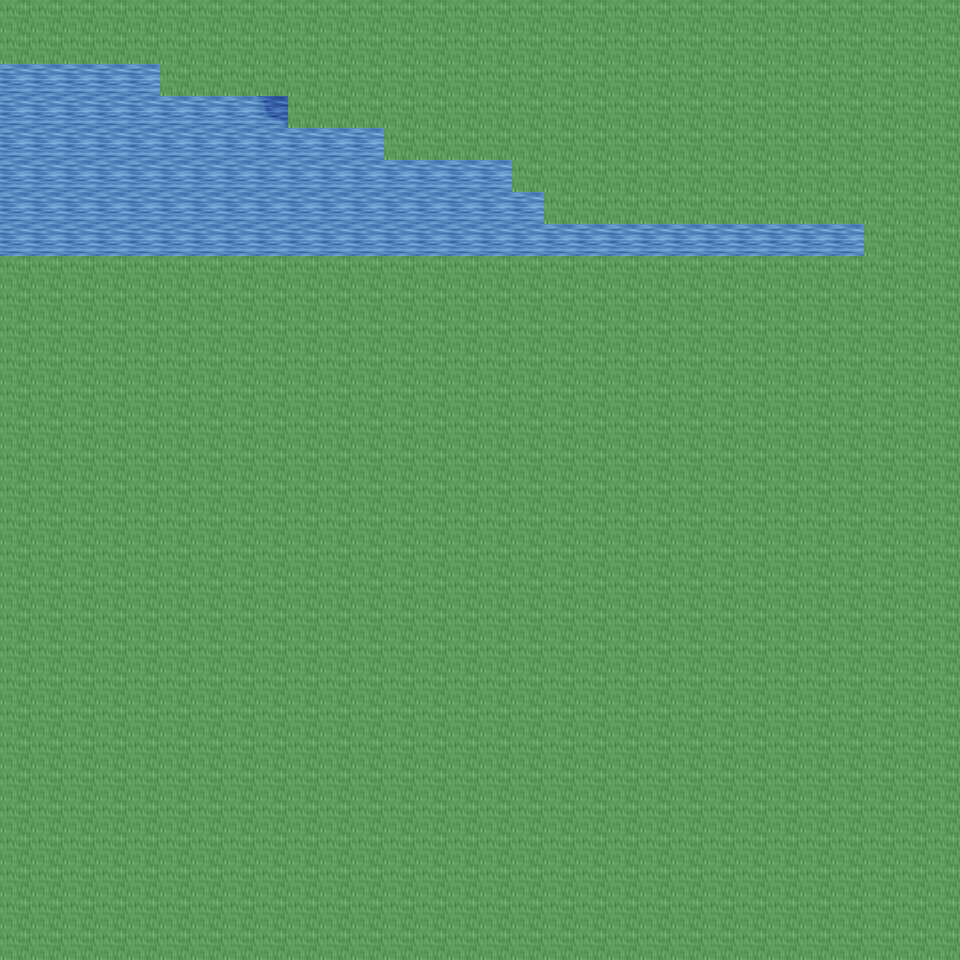

The image is a tile-based game level rendered from a .tmx file. Its description and source (layers, tilesets, objects; grid data summarised) follow:
An orthogonal 30x30 tile map with 32x32 px tiles, 6 tile layers (Ground, Object, Object2, Above, ...), 16 tilesets.

<map version="1.0" orientation="orthogonal" renderorder="right-down" width="30" height="30" tilewidth="32" tileheight="32" nextobjectid="1">
  <tileset firstgid="1" name="tileset_ground_ground" tilewidth="32" tileheight="32" tilecount="33" columns="3">
    <image source="../drawable/tileset_ground_ground.png" width="96" height="352" />
  </tileset>
  <tileset firstgid="34" name="tileset_ground_water_pool" tilewidth="32" tileheight="32" tilecount="72" columns="3">
    <image source="../drawable/tileset_ground_water_pool.png" width="96" height="768" />
  </tileset>
  <tileset firstgid="106" name="tileset_ground_ridge_earth_dark" tilewidth="32" tileheight="32" tilecount="96" columns="12">
    <image source="../drawable/tileset_ground_ridge_earth_dark.png" width="384" height="256" />
  </tileset>
  <tileset firstgid="202" name="tileset_ground_grass_edges" tilewidth="32" tileheight="32" tilecount="36" columns="12">
    <image source="../drawable/tileset_ground_grass_edges.png" width="384" height="96" />
  </tileset>
  <tileset firstgid="238" name="tileset_ground_earth_edges" tilewidth="32" tileheight="32" tilecount="18" columns="6">
    <image source="../drawable/tileset_ground_earth_edges.png" width="192" height="96" />
  </tileset>
  <tileset firstgid="256" name="tileset_ground_grass_corners" tilewidth="32" tileheight="32" tilecount="24" columns="6">
    <image source="../drawable/tileset_ground_grass_corners.png" width="192" height="128" />
  </tileset>
  <tileset firstgid="280" name="tileset_plant_grasses" tilewidth="32" tileheight="32" tilecount="6" columns="3">
    <image source="../drawable/tileset_plant_grasses.png" width="96" height="64" />
  </tileset>
  <tileset firstgid="286" name="tileset_plant_flower_daisy_blue" tilewidth="32" tileheight="32" tilecount="8" columns="2">
    <image source="../drawable/tileset_plant_flower_daisy_blue.png" width="64" height="128" />
  </tileset>
  <tileset firstgid="294" name="tileset_plant_flower_daisy_yellow" tilewidth="32" tileheight="32" tilecount="8" columns="2">
    <image source="../drawable/tileset_plant_flower_daisy_yellow.png" width="64" height="128" />
  </tileset>
  <tileset firstgid="302" name="tileset_plant_bush_bushes" tilewidth="32" tileheight="32" tilecount="10" columns="5">
    <image source="../drawable/tileset_plant_bush_bushes.png" width="160" height="64" />
  </tileset>
  <tileset firstgid="312" name="tileset_plant_flower_daisy_red" tilewidth="32" tileheight="32" tilecount="8" columns="2">
    <image source="../drawable/tileset_plant_flower_daisy_red.png" width="64" height="128" />
  </tileset>
  <tileset firstgid="320" name="tileset_plant_flower_daisy_white" tilewidth="32" tileheight="32" tilecount="8" columns="2">
    <image source="../drawable/tileset_plant_flower_daisy_white.png" width="64" height="128" />
  </tileset>
  <tileset firstgid="328" name="tileset_item_statue_bird" tilewidth="32" tileheight="32" tilecount="8" columns="2">
    <image source="../drawable/tileset_item_statue_bird.png" width="64" height="128" />
  </tileset>
  <tileset firstgid="336" name="tileset_logic_collision" tilewidth="32" tileheight="32" tilecount="1" columns="1">
    <image source="../drawable/tileset_logic_collision.png" width="32" height="32" />
  </tileset>
  <tileset firstgid="337" name="tileset_ground_green_paving" tilewidth="32" tileheight="32" tilecount="18" columns="3">
    <image source="../drawable/tileset_ground_green_paving.png" width="96" height="192" />
  </tileset>
  <tileset firstgid="355" name="tileset_building_castle" tilewidth="32" tileheight="32" tilecount="320" columns="20">
    <image source="../drawable/tileset_building_castle.png" width="640" height="512" />
  </tileset>
  <layer name="Ground" width="30" height="30">
    <data>[900 cells, 240 non-empty, 4 distinct tile ids]</data>
  </layer>
  <layer name="Object" width="30" height="30">
    <data>[900 cells, 2 non-empty, 1 distinct tile ids]</data>
  </layer>
  <layer name="Object2" width="30" height="30">
    <data>[900 cells, 0 non-empty, 0 distinct tile ids]</data>
  </layer>
  <layer name="Above" width="30" height="30">
    <data>[900 cells, 0 non-empty, 0 distinct tile ids]</data>
  </layer>
  <layer name="Above2" width="30" height="30">
    <data>[900 cells, 0 non-empty, 0 distinct tile ids]</data>
  </layer>
  <layer name="Walkable" width="30" height="30">
    <data>[900 cells, 814 non-empty, 1 distinct tile ids]</data>
  </layer>
  <objectgroup name="MapEvents" />
</map>
